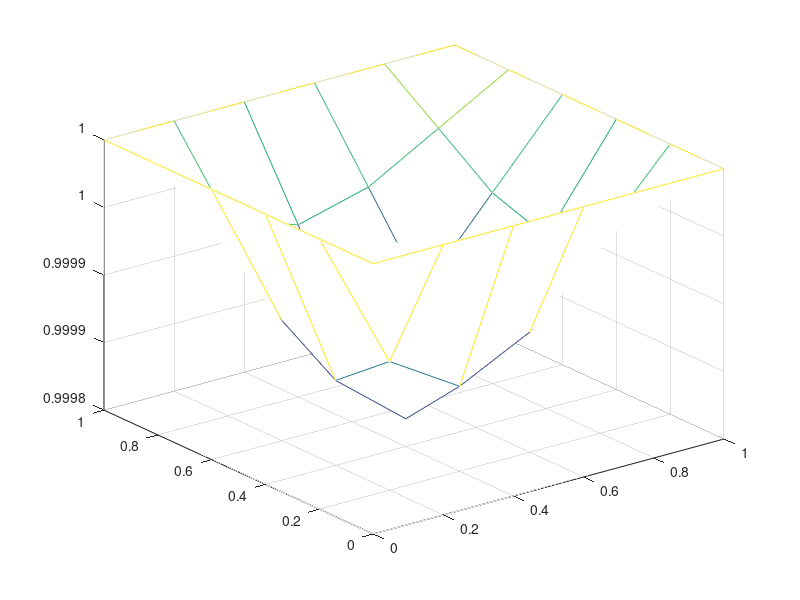

Write the MATLAB code that produced this figure.
close all;
clear;
clc;

%Choose gridsize and residual size
h = 0.2;
max_res = 0.0001;

%Choose the border functions
fi1 = @(x) 1;
fi2 = @(y) 1;
fi3 = @(x) 1;
fi4 = @(y) 1;

%Setting up
x(1) = 0;
xf = 1;
yf = 1;
n = round((xf - x(1))/h);
x = 0:h:n*h;
y = 0:h:n*h;
z = zeros(length(x),length(y));


sum = 0;

for i = 1:length(x)
    z(i,length(y)) = fi1(x(i));
    z(length(x),i) = fi2(y(i));
    z(i,1) = fi3(x(i));
    z(1,i) = fi4(y(i));
end

%Calculate the average value
total = 4*(n + 1) - 4;
avg = sum/total;

%Set all the inner points as this average value
for i = 2:length(x) - 1
    for j = 2:length(y) - 1
            z(i,j) = avg;
    end
end

while (true)
    r_max = 0;
    for i = 2:length(x) - 1
        for j = 2:length(y) -1
            r = (z(i+1,j) + z(i-1,j) + z(i,j+1) + z(i,j-1) - 4*z(i,j))/4;
            z(i,j) = z(i,j) + r;
            if(abs(r) > r_max)
                r_max = abs(r);
            end
        end
    end
    if(r_max < max_res)
        break;
    end
end

mesh(x,y,z');
